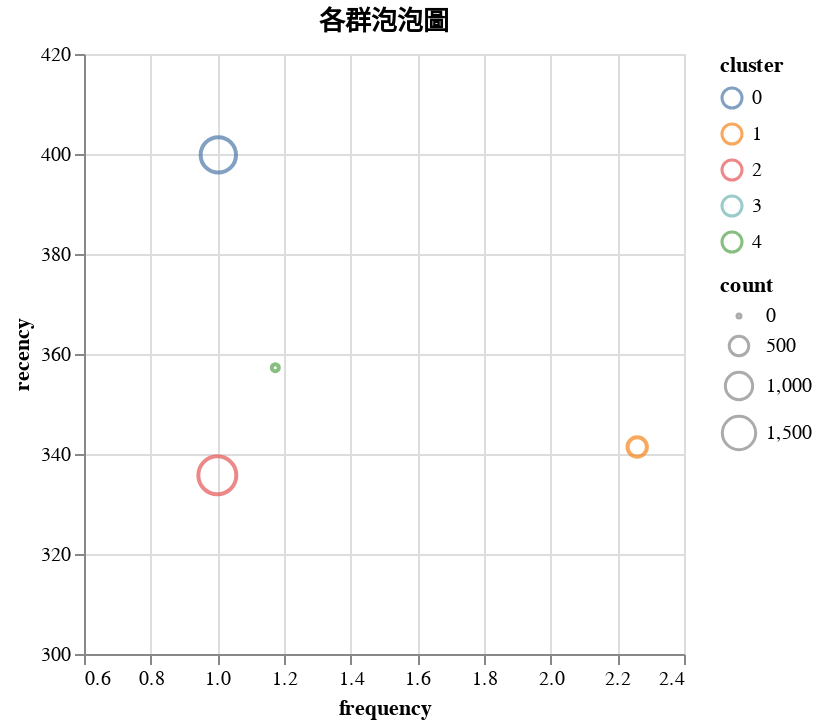

Notebook source saved alongside this figure:
### Code cell
four_clusters_cdf.plot.scatter(
    x=alt.X("frequency", scale=alt.Scale(domain=[0.6, 2.4])),
    y=alt.Y("recency", scale=alt.Scale(domain=[300, 420])),
    color="cluster:N",
    size="count",
).properties(title="各群泡泡圖")

### Figure 1 — Vega-Lite specification as saved in the notebook (floating-point values rounded to 4 significant figures)
{"config": {"view": {"continuousWidth": 300, "continuousHeight": 300}}, "data": {"name": "data-9d0de8120802d3a2d95221680049193c"}, "mark": {"type": "point", "tooltip": true}, "encoding": {"color": {"field": "cluster", "type": "nominal"}, "size": {"field": "count", "type": "quantitative"}, "x": {"field": "frequency", "scale": {"domain": [0.6, 2.4]}, "type": "quantitative"}, "y": {"field": "recency", "scale": {"domain": [300, 420]}, "type": "quantitative"}}, "params": [{"name": "param_3", "select": {"type": "interval", "encodings": ["x", "y"]}, "bind": "scales"}], "title": "各群泡泡圖", "$schema": "https://vega.github.io/schema/vega-lite/v5.20.1.json", "datasets": {"data-9d0de8120802d3a2d95221680049193c": [{"cluster": 3, "recency": 336.7, "frequency": 2.667, "count": 3}, {"cluster": 0, "recency": 399.8, "frequency": 1.003, "count": 1689}, {"cluster": 4, "recency": 357.3, "frequency": 1.174, "count": 46}, {"cluster": 1, "recency": 341.4, "frequency": 2.26, "count": 493}, {"cluster": 2, "recency": 335.7, "frequency": 1.0, "count": 1955}]}}
